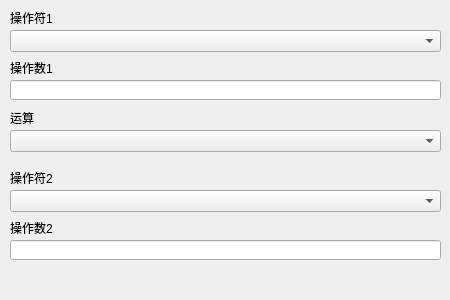
<?xml version="1.0" encoding="UTF-8"?>
<ui version="4.0">
 <class>CMDEventConditionDialog_VariableQC</class>
 <widget class="QDialog" name="CMDEventConditionDialog_VariableQC">
  <property name="geometry">
   <rect>
    <x>0</x>
    <y>0</y>
    <width>450</width>
    <height>300</height>
   </rect>
  </property>
  <property name="windowTitle">
   <string>Dialog</string>
  </property>
  <widget class="QLineEdit" name="value2Edit">
   <property name="geometry">
    <rect>
     <x>10</x>
     <y>240</y>
     <width>431</width>
     <height>20</height>
    </rect>
   </property>
  </widget>
  <widget class="QLineEdit" name="value1Edit">
   <property name="geometry">
    <rect>
     <x>10</x>
     <y>80</y>
     <width>431</width>
     <height>20</height>
    </rect>
   </property>
  </widget>
  <widget class="QLabel" name="label_6">
   <property name="geometry">
    <rect>
     <x>10</x>
     <y>110</y>
     <width>431</width>
     <height>16</height>
    </rect>
   </property>
   <property name="text">
    <string>运算</string>
   </property>
  </widget>
  <widget class="QLabel" name="label_3">
   <property name="geometry">
    <rect>
     <x>10</x>
     <y>60</y>
     <width>431</width>
     <height>16</height>
    </rect>
   </property>
   <property name="text">
    <string>操作数1</string>
   </property>
  </widget>
  <widget class="QLabel" name="label_5">
   <property name="geometry">
    <rect>
     <x>10</x>
     <y>170</y>
     <width>431</width>
     <height>16</height>
    </rect>
   </property>
   <property name="text">
    <string>操作符2</string>
   </property>
  </widget>
  <widget class="QComboBox" name="operator2ComboBox">
   <property name="geometry">
    <rect>
     <x>10</x>
     <y>190</y>
     <width>431</width>
     <height>22</height>
    </rect>
   </property>
  </widget>
  <widget class="QComboBox" name="relationshipComboBox">
   <property name="geometry">
    <rect>
     <x>10</x>
     <y>130</y>
     <width>431</width>
     <height>22</height>
    </rect>
   </property>
  </widget>
  <widget class="QComboBox" name="operator1ComboBox">
   <property name="geometry">
    <rect>
     <x>10</x>
     <y>30</y>
     <width>431</width>
     <height>22</height>
    </rect>
   </property>
  </widget>
  <widget class="QLabel" name="label_2">
   <property name="geometry">
    <rect>
     <x>10</x>
     <y>10</y>
     <width>431</width>
     <height>16</height>
    </rect>
   </property>
   <property name="text">
    <string>操作符1</string>
   </property>
  </widget>
  <widget class="QLabel" name="label_4">
   <property name="geometry">
    <rect>
     <x>10</x>
     <y>220</y>
     <width>431</width>
     <height>16</height>
    </rect>
   </property>
   <property name="text">
    <string>操作数2</string>
   </property>
  </widget>
 </widget>
 <resources/>
 <connections/>
</ui>
